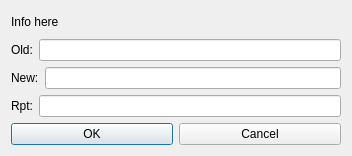
<?xml version="1.0" encoding="UTF-8"?>
<ui version="4.0">
 <class>changepwd</class>
 <widget class="QDialog" name="changepwd">
  <property name="geometry">
   <rect>
    <x>0</x>
    <y>0</y>
    <width>352</width>
    <height>156</height>
   </rect>
  </property>
  <property name="windowTitle">
   <string>Dialog</string>
  </property>
  <layout class="QVBoxLayout" name="verticalLayout_2">
   <item>
    <layout class="QVBoxLayout" name="verticalLayout">
     <item>
      <widget class="QLabel" name="Info">
       <property name="text">
        <string>Info here</string>
       </property>
      </widget>
     </item>
     <item>
      <layout class="QHBoxLayout" name="horizontalLayout">
       <item>
        <widget class="QLabel" name="labelOld">
         <property name="text">
          <string>Old:</string>
         </property>
        </widget>
       </item>
       <item>
        <widget class="QLineEdit" name="lineEditOld"/>
       </item>
      </layout>
     </item>
     <item>
      <layout class="QHBoxLayout" name="horizontalLayout_2">
       <item>
        <widget class="QLabel" name="labelNew">
         <property name="text">
          <string>New:</string>
         </property>
        </widget>
       </item>
       <item>
        <widget class="QLineEdit" name="lineEditNew"/>
       </item>
      </layout>
     </item>
     <item>
      <layout class="QHBoxLayout" name="horizontalLayout_3">
       <item>
        <widget class="QLabel" name="labelRpt">
         <property name="text">
          <string>Rpt:</string>
         </property>
        </widget>
       </item>
       <item>
        <widget class="QLineEdit" name="lineEditRpt"/>
       </item>
      </layout>
     </item>
     <item>
      <layout class="QHBoxLayout" name="horizontalLayout_4">
       <item>
        <widget class="QPushButton" name="pushButtonOK">
         <property name="text">
          <string>OK</string>
         </property>
        </widget>
       </item>
       <item>
        <widget class="QPushButton" name="pushButtonCancel">
         <property name="text">
          <string>Cancel</string>
         </property>
        </widget>
       </item>
      </layout>
     </item>
    </layout>
   </item>
  </layout>
 </widget>
 <resources/>
 <connections/>
</ui>
